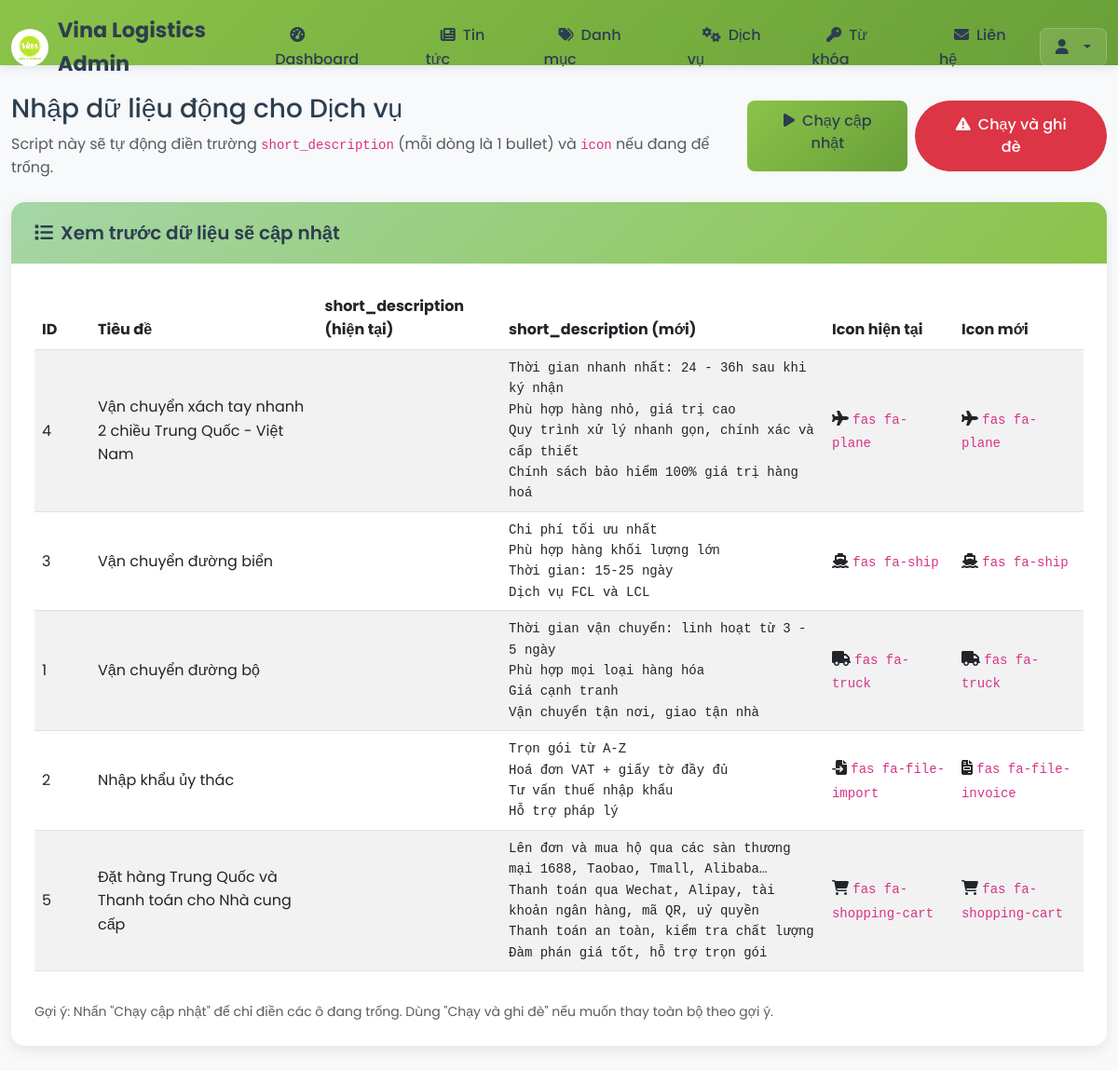
The page /admin/seed-service-features.php (signed in) on the database its author committed.
### tables this page shows
CREATE TABLE services (
  id int(11) NOT NULL AUTO_INCREMENT,
  title varchar(255) NOT NULL,
  slug varchar(255) NOT NULL UNIQUE,
  description text NOT NULL,
  image varchar(255) DEFAULT NULL,
  icon varchar(255) DEFAULT NULL,
  sort_order int(11) DEFAULT 0,
  status enum('active','inactive') DEFAULT 'active',
  created_at timestamp NOT NULL DEFAULT CURRENT_TIMESTAMP,
  PRIMARY KEY (id),
  INDEX idx_slug (slug),
  INDEX idx_status (status),
  INDEX idx_sort (sort_order)
);

### admin/seed-service-features.php (the view, shortened to what this page needs)
<?php
require_once 'config.php';
function mapFeaturesAndIconByTitle(string $title): array {
    $titleLower = mb_strtolower($title, 'UTF-8');
    $features = [];
    $icon = '';
    if (strpos($titleLower, 'xách tay') !== false) {
        $features = [
            'Thời gian nhanh nhất: 24 - 36h sau khi ký nhận',
            'Phù hợp hàng nhỏ, giá trị cao',
            'Quy trình xử lý nhanh gọn, chính xác và cấp thiết',
            'Chính sách bảo hiểm 100% giá trị hàng hoá'
        ];
        $icon = 'fas fa-plane';
    } elseif (strpos($titleLower, 'đường biển') !== false) {
        $features = [
            'Chi phí tối ưu nhất',
            'Phù hợp hàng khối lượng lớn',
            'Thời gian: 15-25 ngày',
            'Dịch vụ FCL và LCL'
        ];
        $icon = 'fas fa-ship';
    } elseif (strpos($titleLower, 'đường bộ') !== false) {
        $features = [
            'Thời gian vận chuyển: linh hoạt từ 3 - 5 ngày',
            'Phù hợp mọi loại hàng hóa',
            'Giá cạnh tranh',
            'Vận chuyển tận nơi, giao tận nhà'
        ];
        $icon = 'fas fa-truck';
    } elseif (strpos($titleLower, 'nhập khẩu') !== false) {
        $features = [
            'Trọn gói từ A-Z',
            'Hoá đơn VAT + giấy tờ đầy đủ',
            'Tư vấn thuế nhập khẩu',
            'Hỗ trợ pháp lý'
        ];
        $icon = 'fas fa-file-invoice';
    } else {
        $features = [
            'Lên đơn và mua hộ qua các sàn thương mại 1688, Taobao, Tmall, Alibaba…',
            'Thanh toán qua Wechat, Alipay, tài khoản ngân hàng, mã QR, uỷ quyền',
            'Thanh toán an toàn, kiểm tra chất lượng',
            'Đàm phán giá tốt, hỗ trợ trọn gói'
        ];
        $icon = 'fas fa-shopping-cart';
    }
    return [
        'features' => array_slice($features, 0, 4),
        'icon' => $icon
    ];
}
$services = [];
try {
    $stmt = $pdo->query("SELECT * FROM services ORDER BY sort_order ASC, created_at DESC");
    $services = $stmt->fetchAll(PDO::FETCH_ASSOC);
} catch (PDOException $e) {
    setMessage('Lỗi đọc dữ liệu: ' . $e->getMessage(), 'error');
}
include 'includes/header.php';
?>
<div class="row mb-4">
  <div class="col-12 d-flex justify-content-between align-items-center">
    <div>
      <h1 class="h3 mb-2">Nhập dữ liệu động cho Dịch vụ</h1>
      <p class="text-muted mb-0">Script này sẽ tự động điền trường <code>short_description</code> (mỗi dòng là 1 bullet) và <code>icon</code> nếu đang để trống.</p>
    </div>
    <div class="d-flex gap-2">
      <a href="seed-service-features.php?apply=1" class="btn btn-admin-primary"><i class="fas fa-play me-2"></i>Chạy cập nhật</a>
      <a href="seed-service-features.php?apply=1&force=1" class="btn btn-danger" onclick="return confirm('Ghi đè tất cả short_description hiện có?');"><i class="fas fa-exclamation-triangle me-2"></i>Chạy và ghi đè</a>
    </div>
  </div>
</div>
<div class="admin-card">
  <div class="card-header">
    <h5 class="mb-0"><i class="fas fa-list me-2"></i>Xem trước dữ liệu sẽ cập nhật</h5>
  </div>
  <div class="card-body">
    <div class="table-responsive">
      <table class="table table-striped align-middle">
        <thead>
          <tr>
            <th style="width:60px">ID</th>
            <th>Tiêu đề</th>
            <th>short_description (hiện tại)</th>
            <th>short_description (mới)</th>
            <th>Icon hiện tại</th>
            <th>Icon mới</th>
          </tr>
        </thead>
        <tbody>
          <?php foreach ($services as $sv): $map = mapFeaturesAndIconByTitle($sv['title']); ?>
            <tr>
              <td><?php echo (int)$sv['id']; ?></td>
              <td><?php echo htmlspecialchars($sv['title']); ?></td>
              <td><pre style="white-space:pre-wrap;margin:0"><?php echo htmlspecialchars($sv['short_description'] ?? ''); ?></pre></td>
              <td><pre style="white-space:pre-wrap;margin:0"><?php echo htmlspecialchars(implode("\n", $map['features'])); ?></pre></td>
              <td><i class="<?php echo htmlspecialchars($sv['icon'] ?: ''); ?>"></i> <code><?php echo htmlspecialchars($sv['icon'] ?: ''); ?></code></td>
              <td><i class="<?php echo htmlspecialchars($map['icon']); ?>"></i> <code><?php echo htmlspecialchars($map['icon']); ?></code></td>
            </tr>
          <?php endforeach; ?>
        </tbody>
      </table>
    </div>
    <div class="mt-3 text-muted small">
      Gợi ý: Nhấn "Chạy cập nhật" để chỉ điền các ô đang trống. Dùng "Chạy và ghi đè" nếu muốn thay toàn bộ theo gợi ý.
    </div>
  </div>
</div>
<?php include 'includes/footer.php'; ?>

### assets/css/style.css (style rules this page uses)
:root { --primary-color: #8bc34a; --primary-dark: #689f38; --primary-light: #a5d6a7; --secondary-color: #2c3e50; --text-dark: #2c3e50; --text-light: #666666; --text-white: #ffffff; --bg-light: #f8f9fa; --bg-white: #ffffff; --border-color: #e9ecef; --shadow: 0 0 20px rgba(139, 195, 74, 0.15); --shadow-hover: 0 5px 30px rgba(139, 195, 74, 0.25); }
* { margin: 0; padding: 0; box-sizing: border-box; }
body { font-family: 'Poppins', sans-serif; font-size: 16px; line-height: 1.6; color: var(--text-dark); background-color: var(--bg-white); }
a { color: var(--primary-color); text-decoration: none; transition: all 0.3s ease; }
h1, h2, h3, h4, h5, h6 { font-weight: 600; line-height: 1.3; margin-bottom: 15px; }
h1 { font-size: 2.5rem; }
h5 { font-size: 1.25rem; }
p { margin-bottom: 15px; color: var(--text-light); }
.btn { display: inline-block; padding: 12px 30px; border-radius: 50px; font-weight: 500; text-align: center; text-decoration: none; transition: all 0.3s ease; border: 2px solid transparent; cursor: pointer; }
.row { display: flex; flex-wrap: wrap; margin: 0 -15px; }
.col-12 { flex: 0 0 100%; max-width: 100%; }
.col-12, .col-6, .col-4, .col-3 { padding: 0 15px; }
.mb-4 { margin-bottom: 2rem; }

### admin/includes/header.php (style rules this page uses)
:root { --primary-color: #8bc34a; --primary-dark: #689f38; --primary-light: #a5d6a7; --secondary-color: #2c3e50; --text-dark: #2c3e50; --text-light: #666666; --bg-light: #f8f9fa; --bg-white: #ffffff; --border-color: #e9ecef; --admin-sidebar: #2c3e50; --admin-sidebar-active: #34495e; }
body { background-color: var(--bg-light); font-family: 'Poppins', sans-serif; }
.admin-card { background: white; border-radius: 15px; box-shadow: 0 5px 15px rgba(0,0,0,0.08); border: none; margin-bottom: 30px; }
.admin-card .card-header { background: linear-gradient(135deg, var(--primary-light) 0%, var(--primary-color) 100%); border: none; border-radius: 15px 15px 0 0 !important; padding: 20px 25px; color: var(--text-dark); font-weight: 600; }
.admin-card .card-body { padding: 25px; }
.btn-admin-primary { background: linear-gradient(135deg, var(--primary-color) 0%, var(--primary-dark) 100%); border: none; color: var(--text-dark); font-weight: 500; padding: 10px 20px; border-radius: 8px; transition: all 0.3s ease; }

### rows shown on the page
services: id "4", title "Vận chuyển xách tay nhanh 2 chiều Trung Quốc - Việt Nam", title "Thời gian nhanh nhất: 24 - 36h sau khi ký nhận Phù hợp hàng nhỏ, giá trị cao Quy trình xử lý nhanh gọn, chính xác và cấp thiết Chính sách bảo hiểm 100% giá trị hàng hoá…", icon "fas fa-plane", title "fas fa-plane"
services: id "3", title "Vận chuyển đường biển", title "Chi phí tối ưu nhất Phù hợp hàng khối lượng lớn Thời gian: 15-25 ngày Dịch vụ FCL và LCL", icon "fas fa-ship", title "fas fa-ship"
services: id "1", title "Vận chuyển đường bộ", title "Thời gian vận chuyển: linh hoạt từ 3 - 5 ngày Phù hợp mọi loại hàng hóa Giá cạnh tranh Vận chuyển tận nơi, giao tận nhà", icon "fas fa-truck", title "fas fa-truck"
services: id "2", title "Nhập khẩu ủy thác", title "Trọn gói từ A-Z Hoá đơn VAT + giấy tờ đầy đủ Tư vấn thuế nhập khẩu Hỗ trợ pháp lý", icon "fas fa-file-import", title "fas fa-file-invoice"
services: id "5", title "Đặt hàng Trung Quốc và Thanh toán cho Nhà cung cấp", title "Lên đơn và mua hộ qua các sàn thương mại 1688, Taobao, Tmall, Alibaba… Thanh toán qua Wechat, Alipay, tài khoản ngân hàng, mã QR, uỷ quyền Thanh toán an toàn, kiểm tra chất lượng Đàm phán giá tốt, hỗ trợ trọn gói", icon "fas fa-shopping-cart", title "fas fa-shopping-cart"
